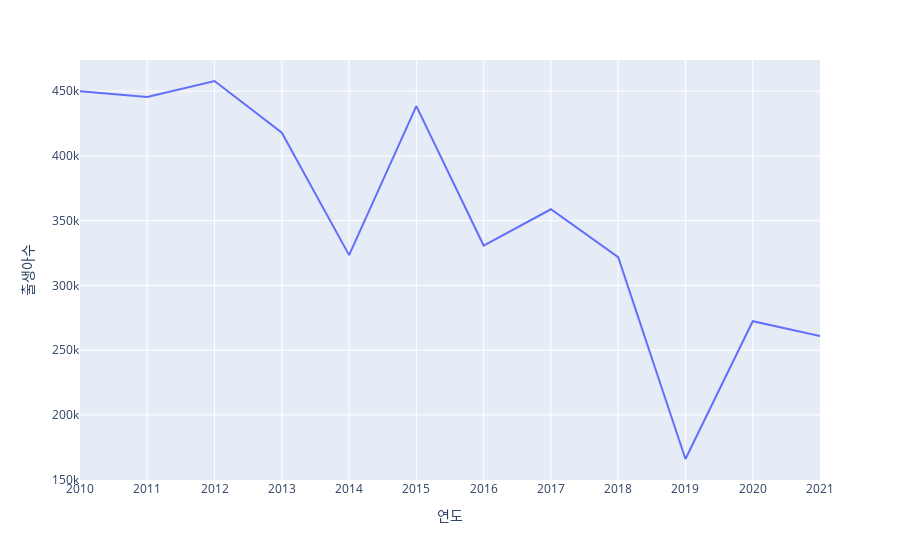

This figure's notebook cell:
### Markdown cell above
## 시각화I: 전국 출생아수 시각화

### Code cell
df2.groupby(['연도'])\
.agg({'출생아수':np.sum})\
.reset_index()\
.plot(x='연도',y='출생아수',backend='plotly')

### Figure 1 — Plotly figure (JSON) as saved in the notebook; plotly's stock layout.template omitted (floating-point values rounded to 4 significant figures)
{"data": [{"hovertemplate": "연도=%{x}<br>출생아수=%{y}<extra></extra>", "legendgroup": "", "line": {"color": "#636efa", "dash": "solid"}, "marker": {"symbol": "circle"}, "mode": "lines", "name": "", "orientation": "v", "showlegend": false, "type": "scatter", "x": ["2010", "2011", "2012", "2013", "2014", "2015", "2016", "2017", "2018", "2019", "2020", "2021"], "xaxis": "x", "y": [449900.0, 445500.0, 457800.0, 417800.0, 323400.0, 438420, 330800.0, 358771, 321845, 165900.0, 272300, 260832], "yaxis": "y"}], "layout": {"autosize": true, "legend": {"tracegroupgap": 0}, "margin": {"t": 60}, "xaxis": {"anchor": "y", "autorange": true, "domain": [0, 1], "range": [0, 11], "title": {"text": "연도"}, "type": "category"}, "yaxis": {"anchor": "x", "autorange": true, "domain": [0, 1], "range": [149700.0, 474000.0], "title": {"text": "출생아수"}, "type": "linear"}}}
